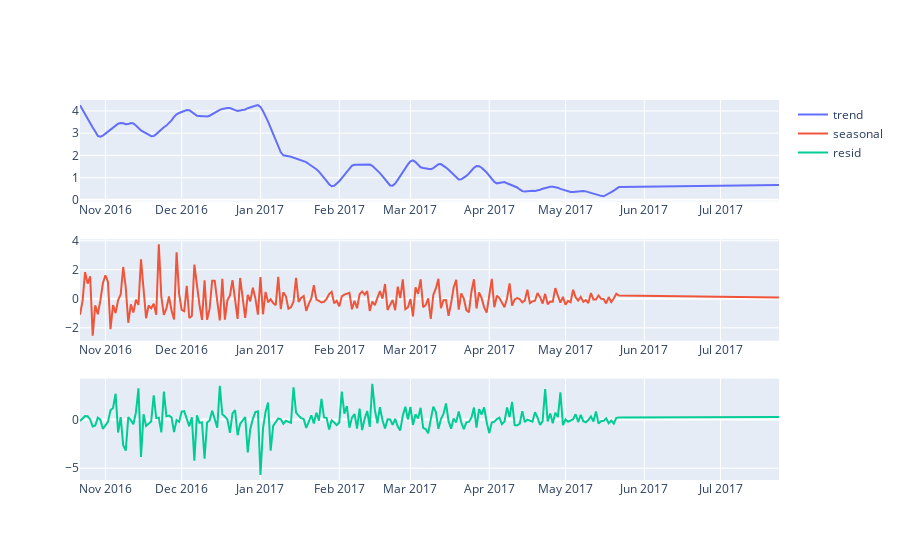

Here is the notebook cell this chart was saved with:
### Code cell
result = STL(t['sales'], period=7, robust=True).fit()
t[['trend', 'season', 'resid']] = np.vstack([result.trend, result.seasonal, result.resid]).T

plot = make_subplots(3)
plot.add_trace(go.Scatter(x=t['date'], y=t['trend'], mode='lines', name='trend'), row=1, col=1)
plot.add_trace(go.Scatter(x=t['date'], y=t['season'], mode='lines', name='seasonal'), row=2, col=1)
plot.add_trace(go.Scatter(x=t['date'], y=t['resid'], mode='lines', name='resid'), row=3, col=1)

### Figure 1 — Plotly figure (JSON) as saved in the notebook; plotly's stock layout.template omitted (floating-point values rounded to 4 significant figures; data arrays with more than 128 entries replaced by an {"elided": "..."} marker saying what was removed)
{"data": [{"mode": "lines", "name": "trend", "type": "scatter", "x": {"elided": "213 str values"}, "xaxis": "x", "y": {"elided": "213 float values"}, "yaxis": "y"}, {"mode": "lines", "name": "seasonal", "type": "scatter", "x": {"elided": "213 str values"}, "xaxis": "x2", "y": {"elided": "213 float values"}, "yaxis": "y2"}, {"mode": "lines", "name": "resid", "type": "scatter", "x": {"elided": "213 str values"}, "xaxis": "x3", "y": {"elided": "213 float values"}, "yaxis": "y3"}], "layout": {"xaxis": {"anchor": "y", "domain": [0, 1]}, "xaxis2": {"anchor": "y2", "domain": [0, 1]}, "xaxis3": {"anchor": "y3", "domain": [0, 1]}, "yaxis": {"anchor": "x", "domain": [0.7333, 1]}, "yaxis2": {"anchor": "x2", "domain": [0.3667, 0.6333]}, "yaxis3": {"anchor": "x3", "domain": [0, 0.2667]}}}
